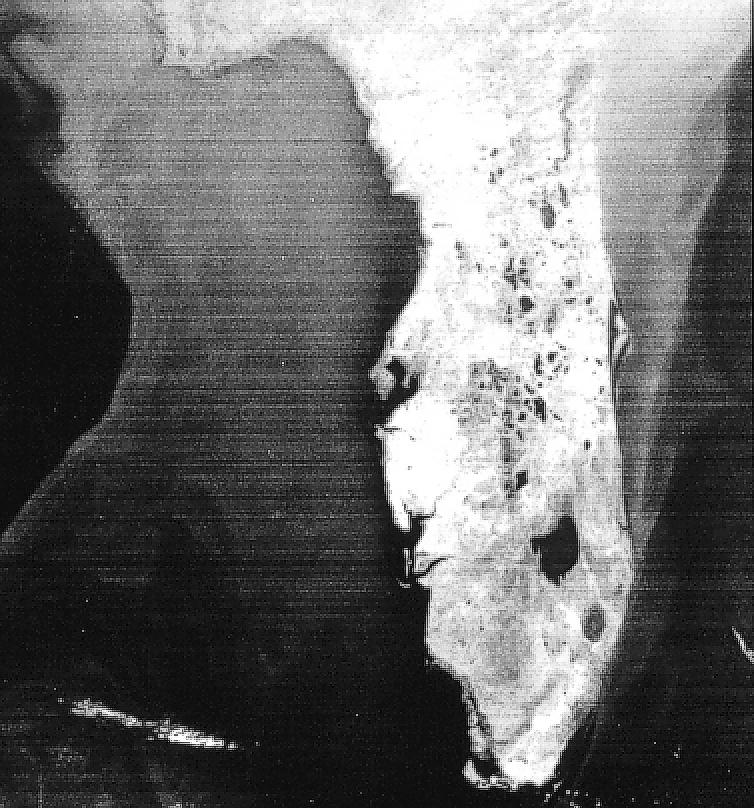
%> input picture Pratica_7/pratica7.png, 754 x 808 px
$ octave main.m   (GNU Octave 9; MATLAB toolbox functions it lacks are replaced by stand-ins)
%> lines starting %> are read from the running program, lines starting %| are printed output that depends on the picture; in (x1, y1, x2, y2) boxes, pixels count from 0 and x2, y2 are one past the last pixel; in counts of white or black regions, pixels touching at a corner belong together; the program's own positions count from 1
pkg load image

original = imread("pratica7.png");
%> original is the input picture: size 808x754 uint8; min 0, max 255, mean 109.3
original = im2double(original);
%> original: size 808x754 double
imsize = size(original);
%> imsize = [808 754]


transformada =  fft2(original, imsize(1)*2, imsize(2)*2);

transformada = fftshift(transformada);
espectro = transformada;

figure(1),imshow(uint8(abs(espectro)));
%> after `imshow(uint8(abs(espectro)))`:
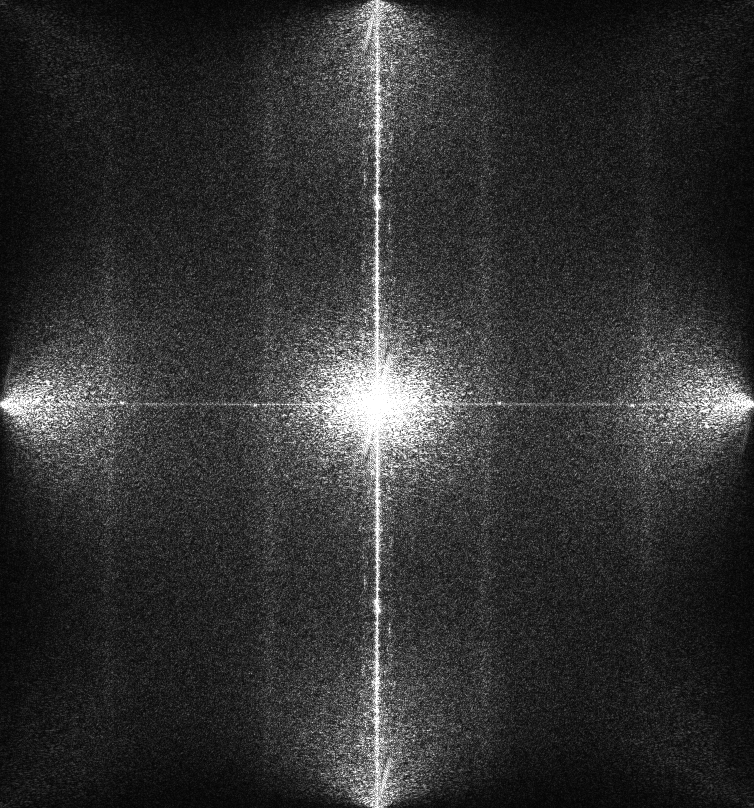
%> displayed picture: size 1616x1508, on the screen's scale of 0 to 255 (shown at 1/2 size); min 0, max 255, mean 49.7
imwrite(uint8(abs(espectro)), 'espectro.png', "quality", 100);
filtro = ones(size(transformada));

%filtro = imread('Filtro.png');
%filtro = im2double(filtro);

P = size(transformada)(1);
%> P = 1616
Q = size(transformada)(2);
%> Q = 1508

D0 = 20;

for u=1:P
  for v=1:Q
    if(v >= 725 && v <= 783)
      if(u >= 0 && u <= 790 || u >= 826 && u <= 1616)
        filtro(u, v) = 0;
      endif
    endif
    if((v >= 705 && v <= 798) && ((u >= 0 && u <= 50) || (u >= 1566 && u <= 1616)))
      filtro(u, v) = 0;
    endif
  endfor
endfor
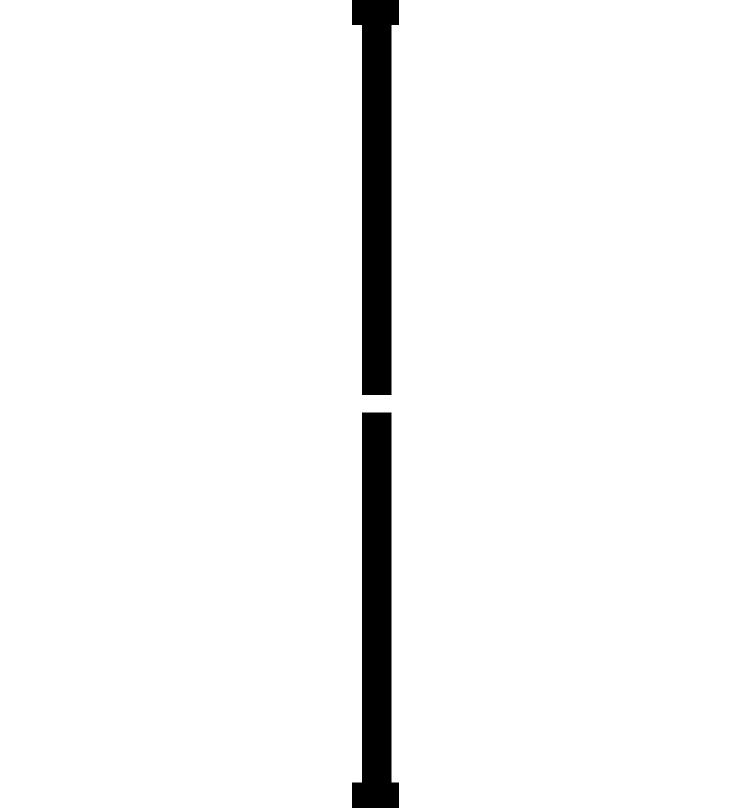
%> filtro: size 1616x1508 double (shown at 1/2 size); values 0 (black) and 1 (white), 96% white; 2 black regions, box (x1, y1, x2, y2) and area: (704, 825, 798, 1616) 48454, (704, 0, 798, 790) 48360

figure(2), imshow(filtro);
imwrite(filtro, 'filtro.png', "quality", 100);

transformada = transformada.* filtro;
transformada = ifftshift(transformada);
imwithfiltro = ifft2(transformada);
imwithfiltro = real(imwithfiltro);
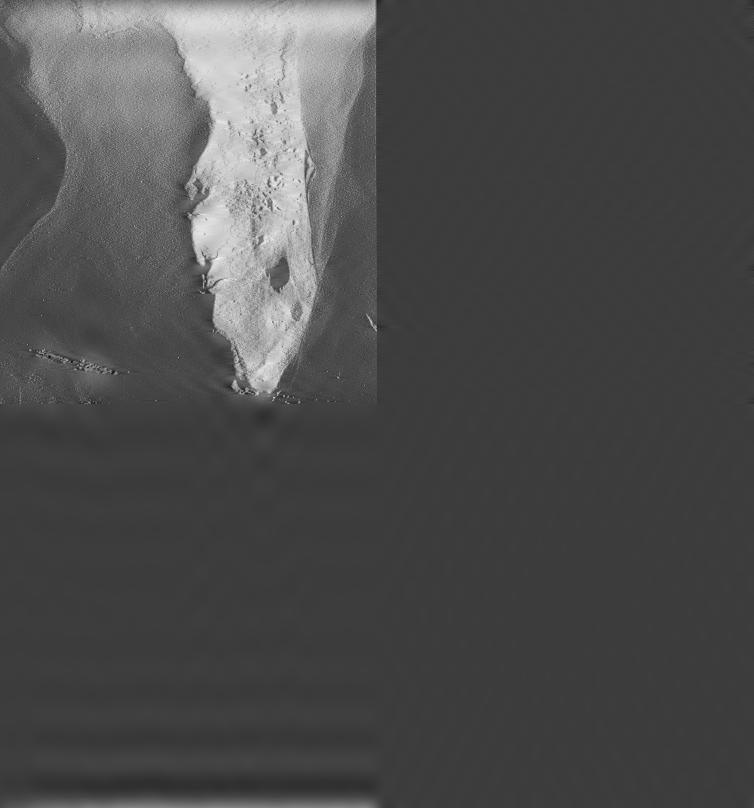
%> imwithfiltro: size 1616x1508 double (shown at 1/2 size); min -0.414, max 1.32, mean 0.107; drawn with min black and max white
resultado = imwithfiltro([1:imsize(1)], [1:imsize(2)]);
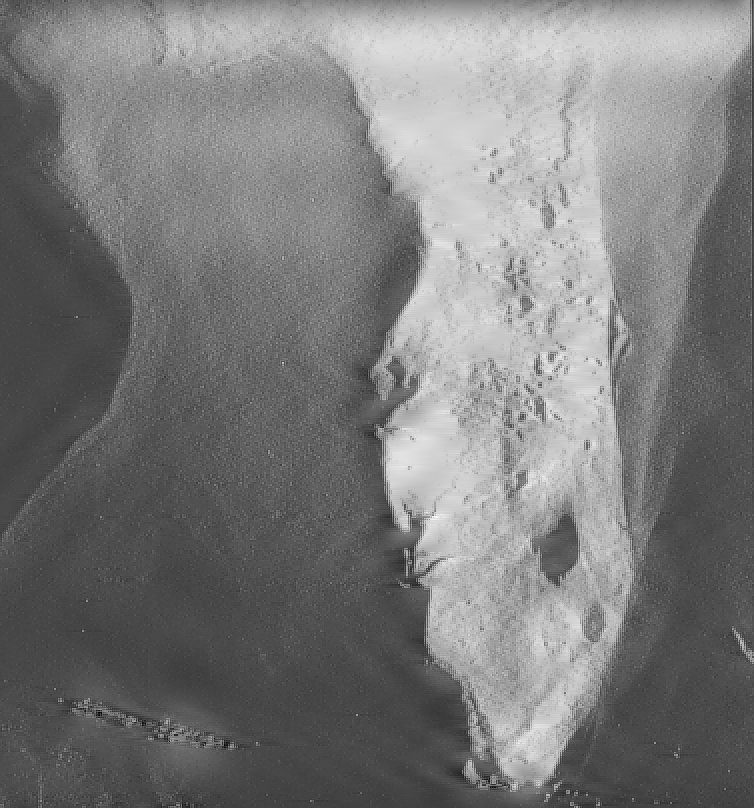
%> resultado: size 808x754 double; min -0.414, max 1.32, mean 0.423; drawn with min black and max white

resultado = im2uint8(resultado);
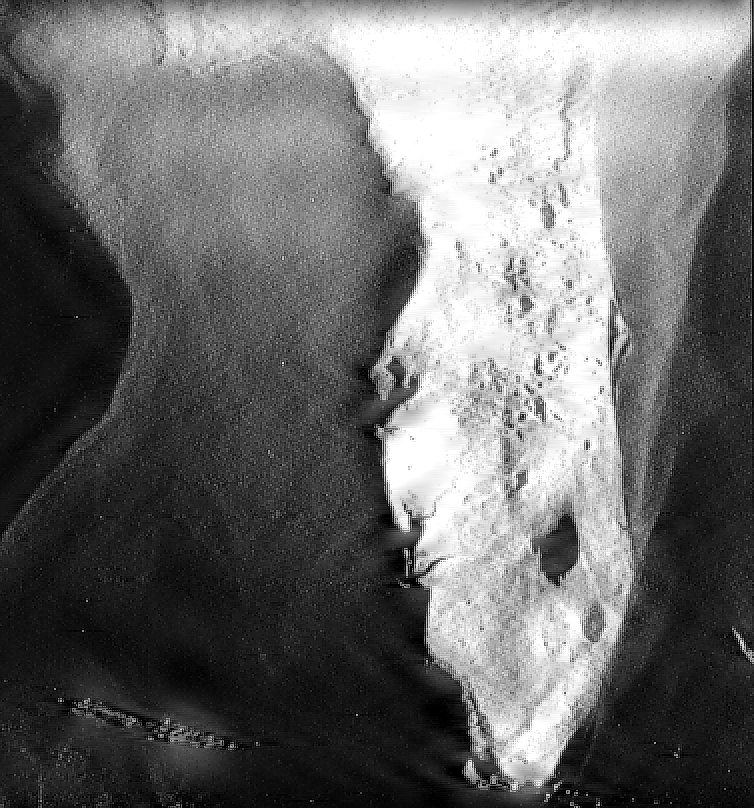
%> resultado: size 808x754 uint8; min 0, max 255, mean 107.6

figure(3),imshow(resultado);

imwrite(resultado, 'resultado.png', "quality", 100);

figure(4), imshow((filtro.*uint8(abs(espectro))));
%> after `imshow((filtro.*uint8(abs(espectro))))`:
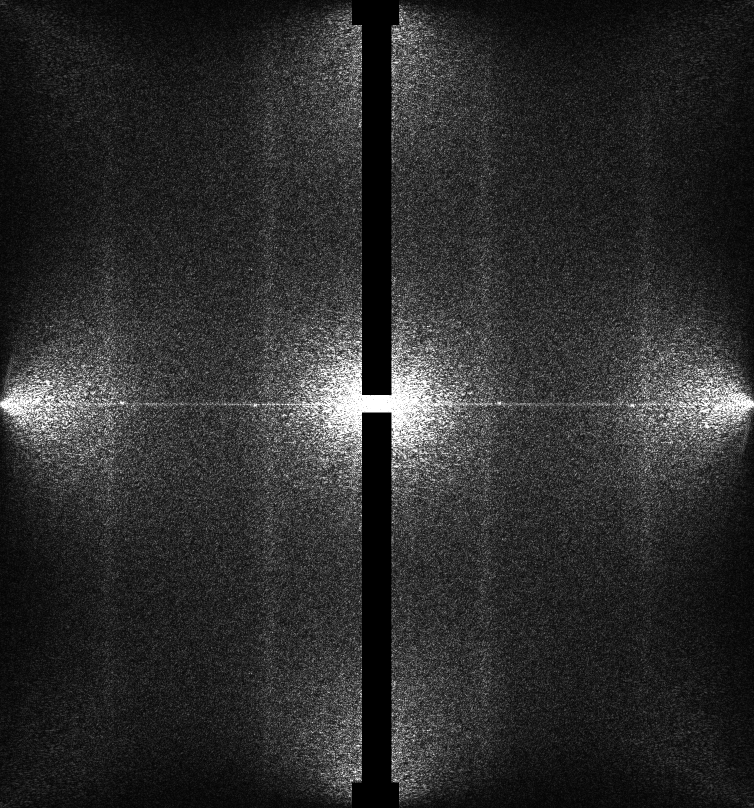
%> displayed picture: size 1616x1508, on the screen's scale of 0 to 255 (shown at 1/2 size); min 0, max 255, mean 44.5
